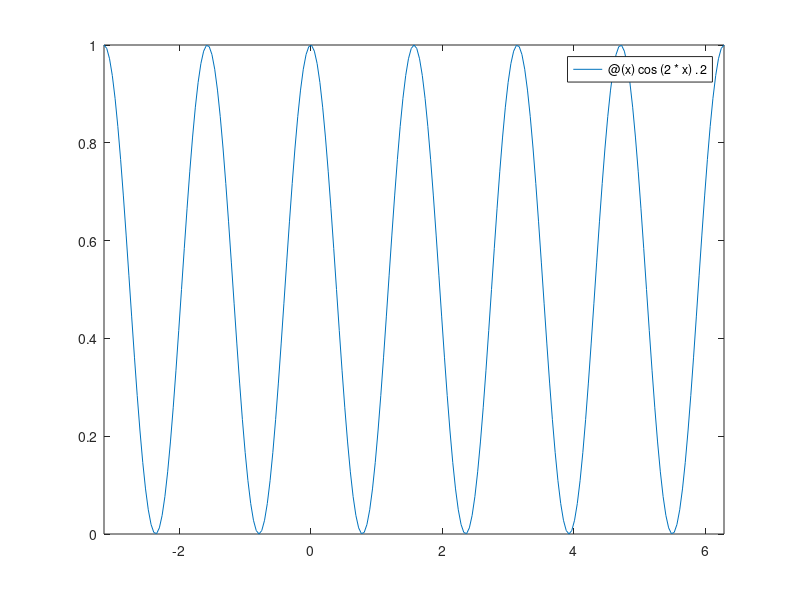

The MATLAB script that drew this image: (Note: this script raises an error after producing the figure.)
%% 1. piemērs. fplot-funkcija uzdota atklātā veidā
clc, clearvars, format compact
% a.variants -funkcija definēta (function handle)
y = @(x)cos(2*x).^2;
fplot(y,[-pi,2*pi])

%% 2.piemērs. fplot - funkcija uzdota paramet. eidā
clc, clearvars, format compact
% b.variants - funkcija definēta (symbolic function )
syms t
xt (t) = 2*cos(t)^3;
yt (t) = 2*sin(t)^3;
fplot(xt,yt,[-pi,pi])
%% 3.piemērs. fplot. Uzzīmēt funkcijas grafiku,
% izmantojot līnijas veidu un biezumu
clc, clearvars, format compact
% a.variants - funkcija definēta ( function handle )
y = @(x)cos(x.^3+3).^2;
fplot(y,[-pi,pi],'-r', 'LineWidth',3)
%% 4.piemērs. fplot . Uzzīmēt funkciju grafikus vienā
% logā, izmantojot līnijas veidu un biezumu
% b.variants - funkcija definēta( symbolic function )
clc, clearvars, format compact, close all,syms x t
f1(x) = sin(2*x)^2; f2(x) = cos(x+2);
xt(t) = cos(3*t); yt(t) = sin(2*t);
fplot(f1,[0,2*pi],'-r','LineWidth',2),hold on
fplot(f2,[0,2*pi],'--b','LineWidth',3)
fplot(xt,yt,[0,2*pi],':g','LineWidth',4), hold off
legend('f1(x)', 'f2(x)', 'f3(x)')
title('Trigonometriskās funkcijas'), grid on
%% 5. piemērs. plot. Funkcija uzdota atklātā veidā
clc, clearvars, format compact, close all
% formula ( sākumā definē vektoru x ) 
x = -3:0.01:3; % x - vērtību vektors
y = x.^2+x.^3; % y - vērtību vektors
plot(x,y,':r','LineWidth',3), grid on
%% 6.piemērs. plot- funkcija uzdota atklātā veidā
clc, clearvars, format compact, close all
% a.variants – funkcija definēta ( function handle )
%  vektoru x nav obligāti definēt sākumā 
y = @(x)x.^2.*log(x.^3+3);
x_pr = -1:0.01:6;
plot(x_pr,y(x_pr),'-g','LineWidth',2)
grid on
%% 7.piemērs. Plot. Funkcija uzdota parametriskā veidā.
clc, clearvars, format compact , close all
% b.variants – funkcija definēta ( symbolic function)
% vektoru t var definēt pēc funkcijas uzdošanas
syms t, x(t) = sqrt(2)*cos(t)^3;
y(t) = sqrt(2)*sin(t)^3;
t = -pi:0.01:pi;  
plot(x(t),y(t), ':r','LineWidth',3)
grid on, title('Parametriskā veidā dota funkcija - Astroīda')
%% 8.piemērs. Plot. Uzzīmēt dažu fun.grafikus
clc, clearvars, format compact, clear all
% a.variants –funkcija definēta (function
% handle) vektoru x var uzdot pēc funkcijām
y1 = @(x)sin(x); y2 = @(x)sin(2*x).*cos(x);
y3 = @(x)cos(x).^2;
x = -pi:0.01:2*pi;
plot(x,y1(x),'-r',x,y2(x),'--g',... 
    x,y3(x),':b','LineWidth',3)
legend('y = sinx','y = sin2xcosx','y = cos^2x')
grid on,xlabel('x-ass'), ylabel('y-ass')
title('Dažu funkciju grafiki')
% turpinājums ( katrai līnijai ir savs biezums )
figure
zim = plot(x,y1(x),'-r',x,y2(x),'--g',x,y3(x),':b')
set(zim(1),'LineWidth',2)
set(zim(2),'LineWidth',3)
set(zim(3),'LineWidth',4)
legend('y = sinx','y = sin2xcosx','y = cos^2x')

%% Uzdevumi patstāvīgai risināšanai
%% 1.uzdevums
clc, clearvars, format compact
y = @(x)2*atan(2*x+3).^2
fplot(y,[-2*pi, pi])
%% 2.uzdevums
clc, clearvars, format compact, close all
x = @(t) 2*cos(3*t)
y = @(t) 3*sin(2*t)
t = -pi:0.01:pi;
plot(x(t),y(t))
%% 3.uzdevums
clc, clearvars, format compact, close all
y = @(x) 3*cos(2*x.^2)
z = @(x) 3*cos(2*x).^2
x = -4:0.01:4;
plot(x, y(x), x, z(x))
%% 4. uzdevums
clc, clearvars, format compact, clear all
y = @(x) cos(2.^x)
fplot(y,[-2*pi, 2*pi], '-rx', 'LineWidth', 2)
title('Funkcijas 𝑦 = cos(2^x) grafiks')
xlabel('x-ass') 
ylabel('y-ass')
%% 5.uzdevums
clc, clearvars, format compact, clear all
y = @(x) 2*acot(x.^3+3)
z = @(x) 2*(acot(x)).^3+3
x = -10:0.01:10;
zim = plot(x, y(x),'--',x,z(x),':r')
set(zim(1),'LineWidth',3)
set(zim(2),'LineWidth',2)
title('Divu funkciju grafiki')
grid on,xlabel('x-ass'), ylabel('y-ass')
legend('y = 2arccrg(x^3+3)','y = 2arccrg^3(x)+3')
%% 6.uzdevums
clc, clearvars, format compact, clear all
syms t
x1 = @(t) 2*(cos(t)).^2 + cos(t)
y1 = @(t) sin(2*t) + sin(t)
x2 = @(t) -cos(t) - 2*cos(0.5*t)
y2 = @(t) -sin(t) + 2*sin(0.5*t)
t_pr = -pi:0.01:pi;
zim = plot(x1(t_pr),y1(t_pr),'g',x2(t_pr),y2(t_pr),'b')
set(zim(1),'LineWidth',3)
set(zim(2),'LineWidth',4)
title('Divu parametriski doto funkciju grafiki')
grid on,xlabel('x-ass'), ylabel('y-ass')
legend('x1(t)y1(t)','x2(t)y2(t)')
%% 7.uzdevums
clc, clearvars, format compact, close all
syms x
f1(x) = sqrt((sin(x+2*x^2)).^3 + (3*x^5)^(1/3))
f2(x) = log(x^2 + 1) + sqrt(x)
x_ver = 2:1:12;
y_ver = double(f1(x_ver));
tabula = [x_ver' y_ver'];
disp('x_mezgli y_mezgli')
disp( tabula)

hold on
plot(x_ver, y_ver, 'Ok', 'LineWidth', 3)
fplot(f2, [2, 12], 'r-', 'LineWidth', 3)
legend('y = f_1(x)', 'y = f_2(x)')
grid on,xlabel('x-ass'), ylabel('y-ass')
%% 8.uzdevums
clc, clearvars, format compact, close all
y1 = @(x) cos(x.^3+3)
y2 = @(x) sin(x.^3)+3
x = -pi:0.01:pi;
plot(x,y1(x),'r-',x,y2(x),':g','LineWidth',3)
title('Trigonometriskās funkcijas')
grid on,xlabel('x-ass'), ylabel('y-ass')
legend('y=cos(x^3+3)','y2=sinx^3+3')
%% 9.uzdevums
clc, clearvars, format compact, close all
y1 = @(x) sin(x.^2+1)
y2 = @(x) cos(2*x).^2
x = -2*pi:0.01:2*pi;
zim = plot(x,y1(x),'b--',x,y2(x),'r-','LineWidth',3)
set(zim(1),'LineWidth',2)
set(zim(2),'LineWidth',3)
title('Divu funkciju grafiki')
grid on,xlabel('x-ass'), ylabel('y-ass')
legend('y=sin(x^2+1)','y=cos^2(2x)')
%% 10.uzdevums
clc, clearvars, format compact, close all
syms x
f1(x) = sqrt((cos(5*x + 3*x.^3)).^5 + (5*x.^6).^(1/7));
f2(x) = log(5*x.^3 + 5);
f3(x) = f1(x) + f2(x);

x_ver = 0.2:0.2:3.2;
y_ver = double(f1(x_ver));
tabula = [x_ver' y_ver'];
disp('x_mezgli y_mezgli')
disp(tabula)

hold on
plot(x_ver, y_ver, 'Ok', 'LineWidth', 2)
fplot(f2, [0.2, 3.2], 'r--', 'LineWidth', 2)
fplot(f3, [0.2, 3.2], 'b-', 'LineWidth', 2)
legend('y = f_1(x)', 'y = f_2(x)', 'y = f_3(x)')
grid on
hold off
%% 11.uzdevums
clc, clearvars, format compact, close all
syms x t
xt(t) = (2*(t.^2-1))/(1+t.^2)
yt(t) = (2*t*(t.^2-1))/(1+t.^3)
f(x) = sin(x)*cos(2*x)
fplot(xt,yt,[0,2*pi],'xr--','LineWidth', 1.5), hold on
fplot(f,[0,2*pi], '*g-','LineWidth', 2), hold off
title('Divu funkciju grafiki')
grid on,xlabel('x-ass'), ylabel('y-ass')
legend('x1(t)y1(t)','y=sinxcos2x')
%% 12.uzdevums
clc, clearvars, format compact, close all
y = @(x) (acot(2*x+5)).^3
f = @(x) 2*acot(x.^3)+5
x = -9:0.01:9
plot(x,y(x),':r',x,f(x),'g-','LineWidth', 3)
title('Divu funkciju grafiki')
grid on,xlabel('x-ass'), ylabel('y-ass')
legend('y(x)','f(x)')
%% 13.uzdevums
clc, clearvars, format compact, close all
y = @(x) cos(x+1).*log(x.^2-1)
f = @(x) (sin(x)+1).*(log(x.^2)-1)
x = 3:0.01:11
plot(x,y(x),'-k',x,f(x),'b--','LineWidth', 5)
title('Divu funkciju grafiki')
grid on,xlabel('x-ass'), ylabel('y-ass')
legend('y(x)','f(x)')